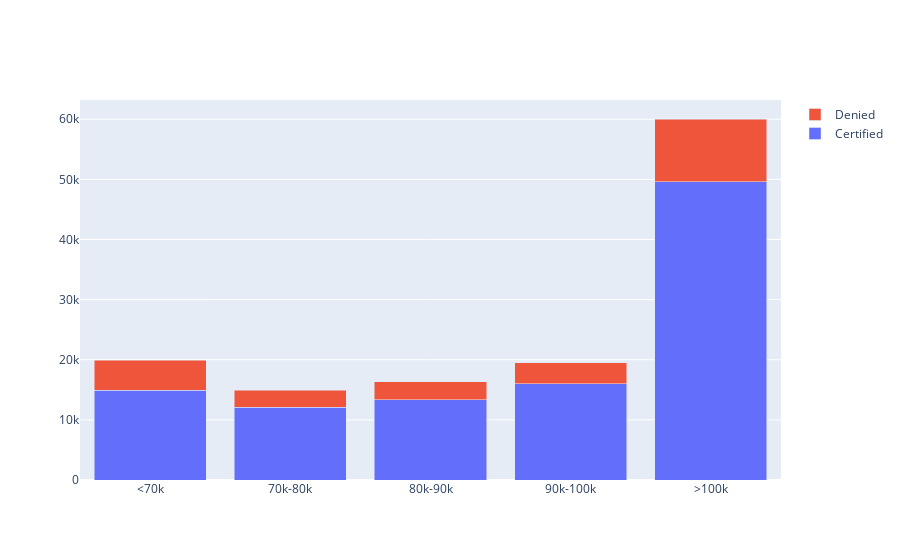

The code cell stored with this chart in its notebook:
### Code cell
c = [len(c_70),len(c_70_80),len(c_80_90),len(c_90_100),len(c_100)]
d = [len(d_70),len(d_70_80),len(d_80_90),len(d_90_100),len(d_100)]

sal = ["<70k","70k-80k","80k-90k","90k-100k",">100k"]

fig = go.Figure(data=[
    go.Bar(name='Certified', x=sal, y=c),
    go.Bar(name='Denied', x=sal, y=d),
])

fig.update_layout(barmode='stack')
fig.show()

### Figure 1 — Plotly figure (JSON) as saved in the notebook; plotly's stock layout.template omitted (floating-point values rounded to 4 significant figures)
{"data": [{"name": "Certified", "type": "bar", "x": ["<70k", "70k-80k", "80k-90k", "90k-100k", ">100k"], "y": [14887, 12108, 13314, 15997, 49622]}, {"name": "Denied", "type": "bar", "x": ["<70k", "70k-80k", "80k-90k", "90k-100k", ">100k"], "y": [5032, 2789, 3063, 3525, 10414]}], "layout": {"barmode": "stack"}}
